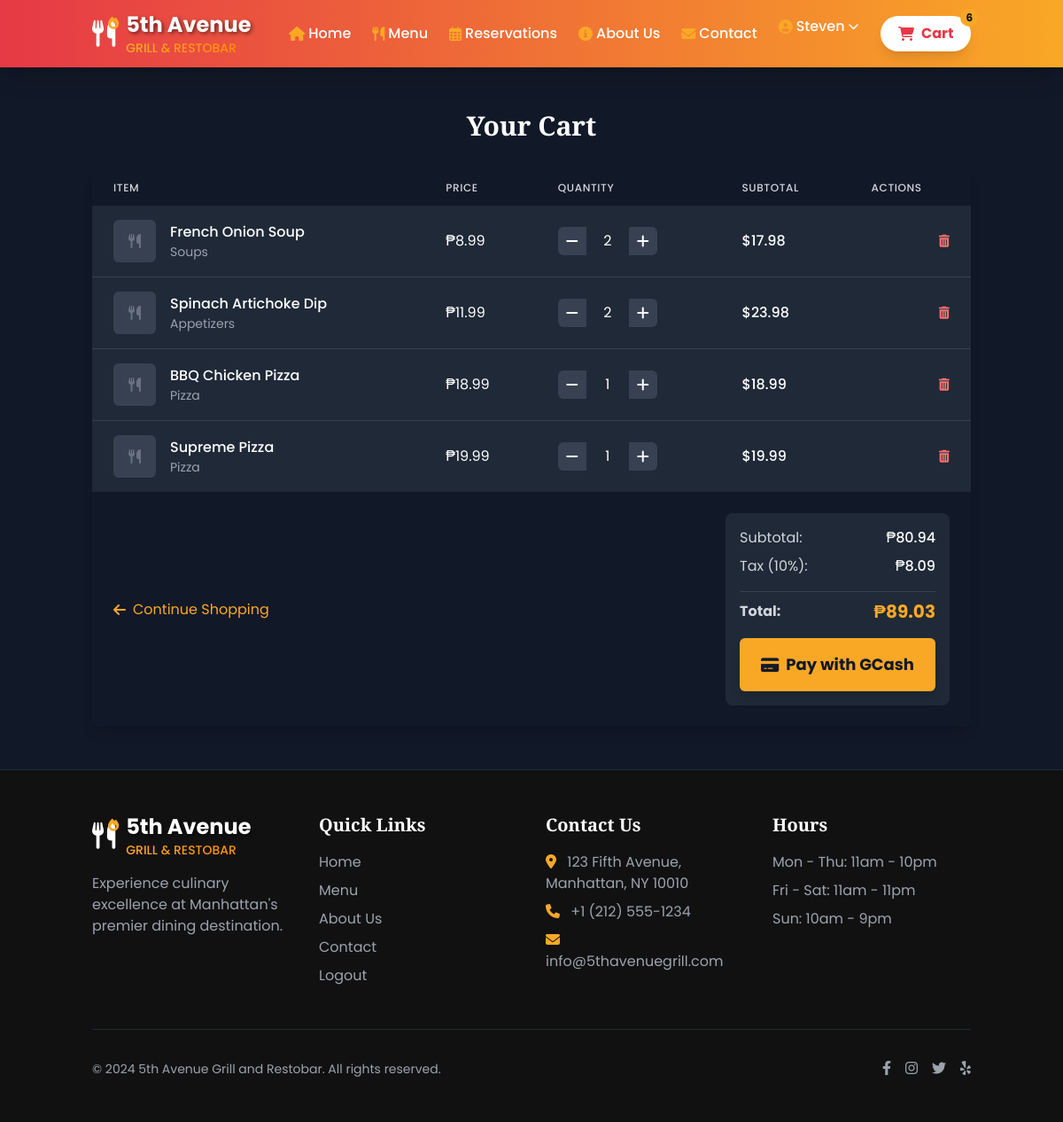
Page /cart/ (signed in) on the committed database.
### ecommerce/models.py (models this page shows, shortened)
class CartItem(models.Model):
    cart = models.ForeignKey(Cart, on_delete=models.CASCADE, related_name='cart_items')
    menu_item = models.ForeignKey(MenuItem, on_delete=models.CASCADE)
    quantity = models.PositiveIntegerField(default=1)
    special_instructions = models.TextField(blank=True)
    added_at = models.DateTimeField(auto_now_add=True)
    class Meta:
        unique_together = ['cart', 'menu_item']
    @property
    def subtotal(self):
        return self.quantity * self.menu_item.price

class MenuItem(models.Model):
    category = models.ForeignKey(Category, on_delete=models.SET_NULL, related_name='menu_items', null=True, blank=True)
    name = models.CharField(max_length=100)
    description = models.TextField()
    price = models.DecimalField(max_digits=10, decimal_places=2)
    image = models.ImageField(upload_to='menu_items/')
    is_available = models.BooleanField(default=True)
    is_featured = models.BooleanField(default=False)
    is_vegetarian = models.BooleanField(default=False)
    spice_level = models.PositiveSmallIntegerField(
        validators=[MinValueValidator(0), MaxValueValidator(5)],
        default=0
    )
    current_stock = models.PositiveIntegerField(default=0)
    stock_alert_threshold = models.PositiveIntegerField(default=10)
    cost_price = models.DecimalField(max_digits=10, decimal_places=2, default=0)
    created_at = models.DateTimeField(auto_now_add=True)
    updated_at = models.DateTimeField(auto_now=True)
    class Meta:
        ordering = ['category', 'name']

class Category(models.Model):
    name = models.CharField(max_length=100)
    description = models.TextField(blank=True)
    image = models.ImageField(upload_to='categories/', blank=True)
    is_active = models.BooleanField(default=True)
    created_at = models.DateTimeField(auto_now_add=True)
    updated_at = models.DateTimeField(auto_now=True)
    class Meta:
        verbose_name_plural = 'Categories'
        ordering = ['name']

### ecommerce/views.py (the view, shortened to what this page needs)
# urls.py: path('cart/', view_cart, name='view_cart'),
def view_cart(request):
    cart_items = []
    total = 0
    if request.user.is_authenticated:
        try:
            cart = Cart.objects.get(user=request.user)
            cart_items = cart.cart_items.all()
            total = cart.total
        except Cart.DoesNotExist:
            pass
    tax = total * Decimal('0.1')
    grand_total = total + tax
    return render(request, 'cart/view_cart.html', {
        'cart_items': cart_items,
        'total': total,
        'tax': tax,
        'grand_total': grand_total
    })

### ecommerce/context_processors.py (called while the page is built)
def cart_processor(request):
    return {
        'cart_count': get_cart_count(request)
    }

### ecommerce/models.py (called while the page is built)
    @property
    def total(self):
        return sum(item.subtotal for item in self.cart_items.all())

### ecommerce/templatetags/custom_filters.py (called while the page is built)
@register.filter
def currency(value):
    try:
        return f"₱{float(value):.2f}"
    except (ValueError, TypeError):
        return value

### ecommerce/templatetags/math_filters.py (called while the page is built)
@register.filter
def mul(value, arg):
    try:
        return value * arg
    except (ValueError, TypeError):
        try:
            return Decimal(value) * Decimal(arg)
        except:
            return 0

### ecommerce/views.py (called while the page is built)
def get_cart_count(request):
    if request.user.is_authenticated:
        try:
            cart = Cart.objects.get(user=request.user)
            return sum(item.quantity for item in cart.cart_items.all())
        except Cart.DoesNotExist:
            return 0
    else:
        cart = request.session.get('cart', {})
        return sum(cart.values())

### templates/cart/view_cart.html (shortened to what this page needs)
{% extends 'base.html' %}
{% load static %}
{% load math_filters %}
{% load custom_filters %}
{% block content %}
<section class="py-12 bg-gray-900">
    <div class="container mx-auto px-4">
        <h1 class="text-3xl font-bold mb-8 text-center">Your Cart</h1>
        {% if cart_items %}
        <div class="bg-gray-800 rounded-lg shadow-lg overflow-hidden">
            <div class="overflow-x-auto">
                <table class="w-full">
                    <thead class="bg-gray-900">
                        <tr>
                            <th class="px-6 py-3 text-left text-xs font-medium text-gray-300 uppercase tracking-wider">Item</th>
                            <th class="px-6 py-3 text-left text-xs font-medium text-gray-300 uppercase tracking-wider">Price</th>
                            <th class="px-6 py-3 text-left text-xs font-medium text-gray-300 uppercase tracking-wider">Quantity</th>
                            <th class="px-6 py-3 text-left text-xs font-medium text-gray-300 uppercase tracking-wider">Subtotal</th>
                            <th class="px-6 py-3 text-left text-xs font-medium text-gray-300 uppercase tracking-wider">Actions</th>
                        </tr>
                    </thead>
                    <tbody class="divide-y divide-gray-700">
                        {% for item in cart_items %}
                        <tr class="hover:bg-gray-700 transition-colors duration-200">
                            <td class="px-6 py-4 whitespace-nowrap">
                                <div class="flex items-center">
                                    {% if item.menu_item.image %}
                                    <img src="{{ item.menu_item.image.url }}" alt="{{ item.menu_item.name }}" class="w-12 h-12 rounded-md object-cover mr-4">
                                    {% else %}
                                    <div class="w-12 h-12 rounded-md bg-gray-700 flex items-center justify-center mr-4">
                                        <i class="fas fa-utensils text-gray-500"></i>
                                    </div>
                                    {% endif %}
                                    <div>
                                        <div class="font-medium text-white">{{ item.menu_item.name }}</div>
                                        <div class="text-sm text-gray-400">{{ item.menu_item.category.name }}</div>
                                    </div>
                                </div>
                            </td>
                            <td class="px-6 py-4 whitespace-nowrap text-white">{{ item.menu_item.price|currency }}</td>
                            <td class="px-6 py-4 whitespace-nowrap">
                                <div class="flex items-center">
                                    <form method="POST" action="{% url 'update_cart_item' item.id|default:item.menu_item.id %}">
                                        <button type="submit" class="bg-gray-700 text-white w-8 h-8 rounded-l-md flex items-center justify-center hover:bg-gray-600 transition-colors duration-200">
                                            <i class="fas fa-minus"></i>
                                        </button>
                                    </form>
                                    <span class="bg-gray-800 text-white px-4 py-1 w-12 text-center">{{ item.quantity }}</span>
                                    <form method="POST" action="{% url 'update_cart_item' item.id|default:item.menu_item.id %}">
                                        <button type="submit" class="bg-gray-700 text-white w-8 h-8 rounded-r-md flex items-center justify-center hover:bg-gray-600 transition-colors duration-200">
                                            <i class="fas fa-plus"></i>
                                        </button>
                                    </form>
                                </div>
                            </td>
                            <td class="px-6 py-4 whitespace-nowrap text-white font-medium">${{ item.subtotal|floatformat:2 }}</td>
                            <td class="px-6 py-4 whitespace-nowrap text-right text-sm font-medium">
                                <form method="POST" action="{% url 'update_cart_item' item.id|default:item.menu_item.id %}">
                                    <button type="submit" class="text-red-400 hover:text-red-300 transition-colors duration-200">
                                        <i class="fas fa-trash-alt"></i>
                                    </button>
                                </form>
                            </td>
                        </tr>
                        {% endfor %}
                    </tbody>
                </table>
            </div>
            <div class="bg-gray-900 p-6">
                <div class="flex flex-col md:flex-row justify-between items-start md:items-center">
                    <div class="mb-4 md:mb-0">
                        <a href="{% url 'menu' %}" class="text-food-gold hover:text-food-gold-light transition-colors duration-200 flex items-center">
                            <i class="fas fa-arrow-left mr-2"></i> Continue Shopping
                        </a>
                    </div>
                    <div class="bg-gray-800 p-4 rounded-lg">
                        <div class="flex justify-between items-center mb-2">
                            <span class="text-gray-300">Subtotal:</span>
                            <span class="text-white font-medium">{{ total|currency }}</span>
                        </div>
                        <div class="flex justify-between items-center mb-4">
                            <span class="text-gray-300">Tax (10%):</span>
                            <span class="text-white font-medium">{{ total|mul:0.1|currency }}</span>
                        </div>
                        <div class="border-t border-gray-700 pt-2 mb-4">
                            <div class="flex justify-between items-center">
                                <span class="text-gray-300 font-bold">Total:</span>
                                <span class="text-food-gold font-bold text-xl">{{ grand_total|currency }}</span>
                            </div>
                        </div>
                        <a href="{% url 'checkout' %}" class="w-full bg-food-gold hover:bg-food-gold-light text-gray-900 font-bold py-4 px-6 rounded-md transition-colors duration-200 flex items-center justify-center text-lg shadow-lg transform hover:scale-105">
                            <i class="fas fa-credit-card mr-2"></i> Pay with GCash
                        </a>
                    </div>
                </div>
            </div>
        </div>
        {% endif %}
    </div>
</section>
{% endblock content %}

### templates/components/header/desktop-menu.html (shortened to what this page needs)
<div class="hidden md:flex space-x-6">
    <a href="/" class="text-white hover:text-food-black transition duration-300 font-medium flex items-center">
        <i class="fas fa-home mr-1 text-food-gold"></i> Home
    </a>
    <a href="{% url 'menu' %}" class="text-white hover:text-food-black transition duration-300 font-medium flex items-center">
        <i class="fas fa-utensils mr-1 text-food-gold"></i> Menu
    </a>
    <a href="{% url 'make_reservation' %}" class="text-white hover:text-food-black transition duration-300 font-medium flex items-center">
        <i class="far fa-calendar-alt mr-1 text-food-gold"></i> Reservations
    </a>
    <a href="/#about" class="text-white hover:text-food-black transition duration-300 font-medium flex items-center">
        <i class="fas fa-info-circle mr-1 text-food-gold"></i> About Us
    </a>
    <a href="/#contact" class="text-white hover:text-food-black transition duration-300 font-medium flex items-center">
        <i class="fas fa-envelope mr-1 text-food-gold"></i> Contact
    </a>
    {% if user.is_authenticated %}
    <div class="relative group">
        <button class="text-white hover:text-food-black transition duration-300 font-medium flex items-center">
            <i class="fas fa-user-circle mr-1 text-food-gold"></i>
            {% if user.first_name %}
                {{ user.first_name }}
            {% else %}
                {{ user.username }}
            {% endif %}
            <i class="fas fa-chevron-down ml-1 text-xs"></i>
        </button>
    </div>
    {% endif %}
    <a href="{% url 'view_cart' %}" class="bg-white text-food-red hover:bg-food-black hover:text-white px-5 py-2 rounded-full font-bold transition duration-300 flex items-center shadow-lg hover-scale relative">
        <i class="fas fa-shopping-cart mr-2"></i>
        Cart
        <span id="cart-count" class="absolute -top-2 -right-2 bg-food-gold text-food-black text-xs font-bold w-5 h-5 flex items-center justify-center rounded-full">{{ cart_count }}</span>
    </a>
</div>

### templates/components/base/styles.html (style rules this page uses)
body { font-family: 'Poppins', sans-serif; }
h1, h2, h3, h4, h5, h6 { font-family: 'Playfair Display', serif; }
.hover-scale { transform: translateZ(0); transition: transform 0.2s ease; will-change: transform; }
a, button { transition: color 0.2s ease, background-color 0.2s ease; will-change: color, background-color; }
html { scroll-behavior: auto; }

### rows in the picture
CartItem: menu_item.name "French Onion Soup", menu_item.category.name "Soups", menu_item.price "₱8.99", quantity "2", subtotal "17.98"
CartItem: menu_item.name "Spinach Artichoke Dip", menu_item.category.name "Appetizers", menu_item.price "₱11.99", quantity "2", subtotal "23.98"
CartItem: menu_item.name "BBQ Chicken Pizza", menu_item.category.name "Pizza", menu_item.price "₱18.99", quantity "1", subtotal "18.99"
CartItem: menu_item.name "Supreme Pizza", menu_item.category.name "Pizza", menu_item.price "₱19.99", quantity "1", subtotal "19.99"

### other values in the picture
{{ user.first_name }} "Steven"
{{ cart_count }} "6"
{{ total|currency }} "₱80.94"
{{ total|mul:0.1|currency }} "₱8.09"
{{ grand_total|currency }} "₱89.03"
